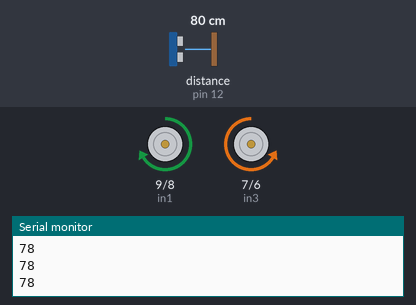
The sketch below on a simulated Arduino Uno, built with avr-gcc and run on an emulated ATmega328P. Shown: motor-driver pin pairs drawn as motors (green arrow = first pin HIGH = forward, orange = second pin HIGH = backward, longer = more drive, scaled by the enable pin), the last lines printed to the serial monitor. Wiring (inferred from the names in the program): ultrasonic range finder: trigger pin 11; echo pin 12. The test bench sets the inputs (shaded band); at power-on: distance to the obstacle (sensor on pin 12) 80 cm. The echo pulse lasts 58.3 µs per cm.

Above: at 1.2 s.
1.3 s: distance to the obstacle (sensor on pin 12) set to 66 cm
2.8 s: distance to the obstacle (sensor on pin 12) set to 55 cm
At 3.1 s:
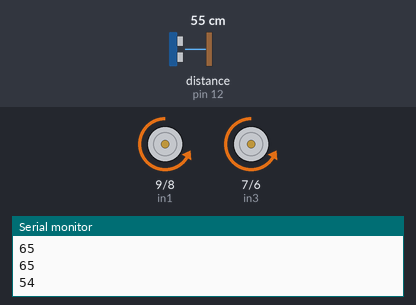
Timing chart, 0 to 5.8 s (numbered marks = the images above; inputs shaded):
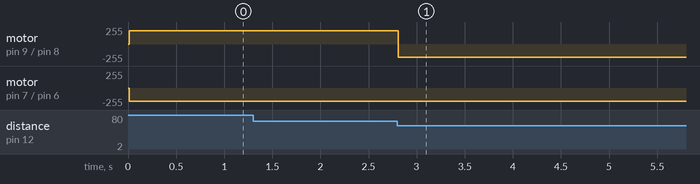

The sketch:

motorControl.ino
```cpp
// connect motor controller pins to Arduino digital pins
// motor one
int enA = 10;
int in1 = 9;
int in2 = 8;
// motor two
int enB = 5;
int in3 = 7;
int in4 = 6;
const int trigPin = 11;
const int echoPin = 12;

// variables
long duration;
int distance;

void setup()
{
  // set all the motor control pins to outputs
  pinMode(enA, OUTPUT);
  pinMode(enB, OUTPUT);
  pinMode(in1, OUTPUT);
  pinMode(in2, OUTPUT);
  pinMode(in3, OUTPUT);
  pinMode(in4, OUTPUT);
  pinMode(trigPin,OUTPUT);
  pinMode(echoPin,INPUT);

  //start Serial Communication
  Serial.begin(9600);
}
void demoOne()
{
  // this function will run the motors in both directions at a fixed speed
  // turn on motor A
  digitalWrite(in1, HIGH);
  digitalWrite(in2, LOW);
  // set speed to 200 out of possible range 0~255
  analogWrite(enA, 200);
  // turn on motor B
  digitalWrite(in3, HIGH);
  digitalWrite(in4, LOW);
  // set speed to 200 out of possible range 0~255
  analogWrite(enB, 200);
  delay(2000);
  // now change motor directions
  digitalWrite(in1, LOW);
  digitalWrite(in2, HIGH);
  digitalWrite(in3, LOW);
  digitalWrite(in4, HIGH);
  delay(2000);
  // now turn off motors
  digitalWrite(in1, LOW);
  digitalWrite(in2, LOW);
  digitalWrite(in3, LOW);
  digitalWrite(in4, LOW);
}

void loop()
{
  Serial.println(getDistance());
  if(getDistance()<60){
    right();
    delay(5000);
  }
  else{
    forward();
  }
}


void forward()
{
  digitalWrite(in1, HIGH);
  digitalWrite(in2, LOW);
  // set speed to 200 out of possible range 0~255
  analogWrite(enA, 200);
  // turn on motor B
  digitalWrite(in3, LOW);
  digitalWrite(in4, HIGH);
  analogWrite(enB, 200);
}

void backward()
{
  digitalWrite(in1, LOW);
  digitalWrite(in2, HIGH);
  // set speed to 200 out of possible range 0~255
  analogWrite(enA, 200);
  // turn on motor B
  digitalWrite(in3, HIGH);
  digitalWrite(in4, LOW);
  analogWrite(enB, 200);
}

void right()
{
  digitalWrite(in1, LOW);
  digitalWrite(in2, HIGH);
  // set speed to 200 out of possible range 0~255
  analogWrite(enA, 200);
  // turn on motor B
  digitalWrite(in3, LOW);
  digitalWrite(in4, HIGH);
  analogWrite(enB, 200);
}

void left()
{
  digitalWrite(in1, HIGH);
  digitalWrite(in2, LOW);
  // set speed to 200 out of possible range 0~255
  analogWrite(enA, 200);
  // turn on motor B
  digitalWrite(in3, HIGH);
  digitalWrite(in4, LOW);
  analogWrite(enB, 200);
}

int getDistance()
{
  //Clear the trigPin
  digitalWrite(trigPin,LOW);
  delayMicroseconds(2);

  // Set trigPin in High state in 10micro seconds
  digitalWrite(trigPin,HIGH);
  delayMicroseconds(10);
  digitalWrite(trigPin,LOW);

  /* Read the echo pins which return the sound Wave travel time
  in micro seconds */
  duration = pulseIn(echoPin,HIGH);

  // Get the distance in cm using Wind velocity 0.034;
  distance = duration*0.034/2;

  //Print the distance in monitor
  return distance;
}
```

Measured:
- the behaviour switches between 61 and 60 cm on distance to the obstacle (sensor on pin 12) (found by bisection; images 0 and 1)
- after the input at 2.8 s, motor on pin 9 (in1) / pin 8 (in2): forward 200/255 → backward 200/255 at once
